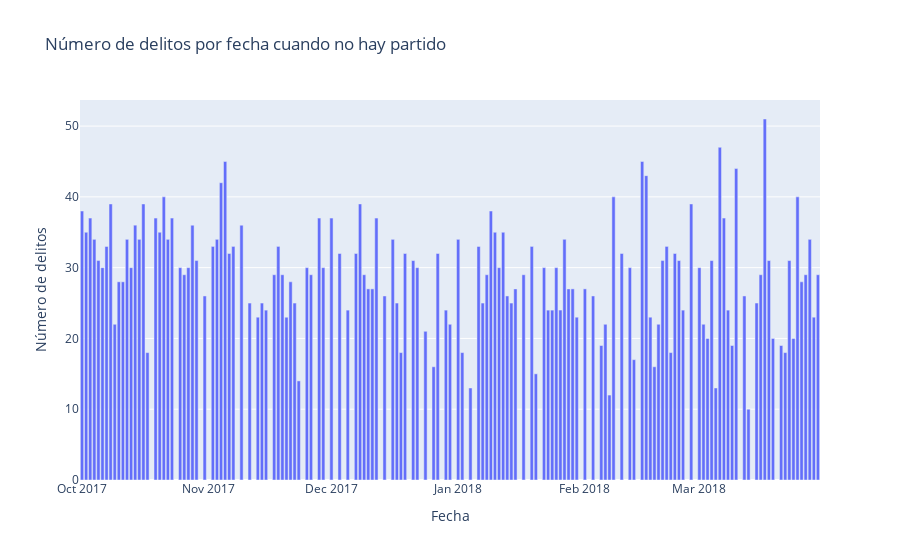

Here is the notebook cell this chart was saved with:
### Markdown cell above
#### Graficamos el conjunto de datos 'crimenes_sin_partidos'. En el eje X colocamos la fecha en que no hubo partido y en el eje Y el número de delitos cometidos ese día. El objetivo es obtener una gráfica que muestre el número de delitos que se cometieron en los días en que no hubo partido.

### Code cell
# Agrupar los datos por fecha y contar el número de delitos
crimenes_por_fecha = crimenes_sin_partidos.groupby(crimenes_sin_partidos['OCCURRED_ON_DATE'].dt.date)['OFFENSE_DESCRIPTION'].count()

# Crear un dataframe con los datos
df = pd.DataFrame({'Fecha': crimenes_por_fecha.index, 'Numero de delitos': crimenes_por_fecha.values})

# Crear el gráfico interactivo
fig = px.bar(df, x='Fecha', y='Numero de delitos', title='Número de delitos por fecha cuando no hay partido')

# Configurar el layout
fig.update_layout(xaxis_title='Fecha', yaxis_title='Número de delitos')

# Mostrar el gráfico interactivo
fig.show()

### Figure 1 — Plotly figure (JSON) as saved in the notebook; plotly's stock layout.template omitted (floating-point values rounded to 4 significant figures; data arrays with more than 128 entries replaced by an {"elided": "..."} marker saying what was removed)
{"data": [{"alignmentgroup": "True", "hovertemplate": "Fecha=%{x}<br>Numero de delitos=%{y}<extra></extra>", "legendgroup": "", "marker": {"color": "#636efa", "pattern": {"shape": ""}}, "name": "", "offsetgroup": "", "orientation": "v", "showlegend": false, "textposition": "auto", "type": "bar", "x": {"elided": "144 str values"}, "xaxis": "x", "y": {"elided": "144 int values"}, "yaxis": "y"}], "layout": {"autosize": true, "barmode": "relative", "legend": {"tracegroupgap": 0}, "title": {"text": "Número de delitos por fecha cuando no hay partido"}, "xaxis": {"anchor": "y", "autorange": true, "domain": [0, 1], "range": ["2017-09-30 12:00", "2018-03-30 12:00"], "title": {"text": "Fecha"}, "type": "date"}, "yaxis": {"anchor": "x", "autorange": true, "domain": [0, 1], "range": [0, 53.68], "title": {"text": "Número de delitos"}, "type": "linear"}}}
